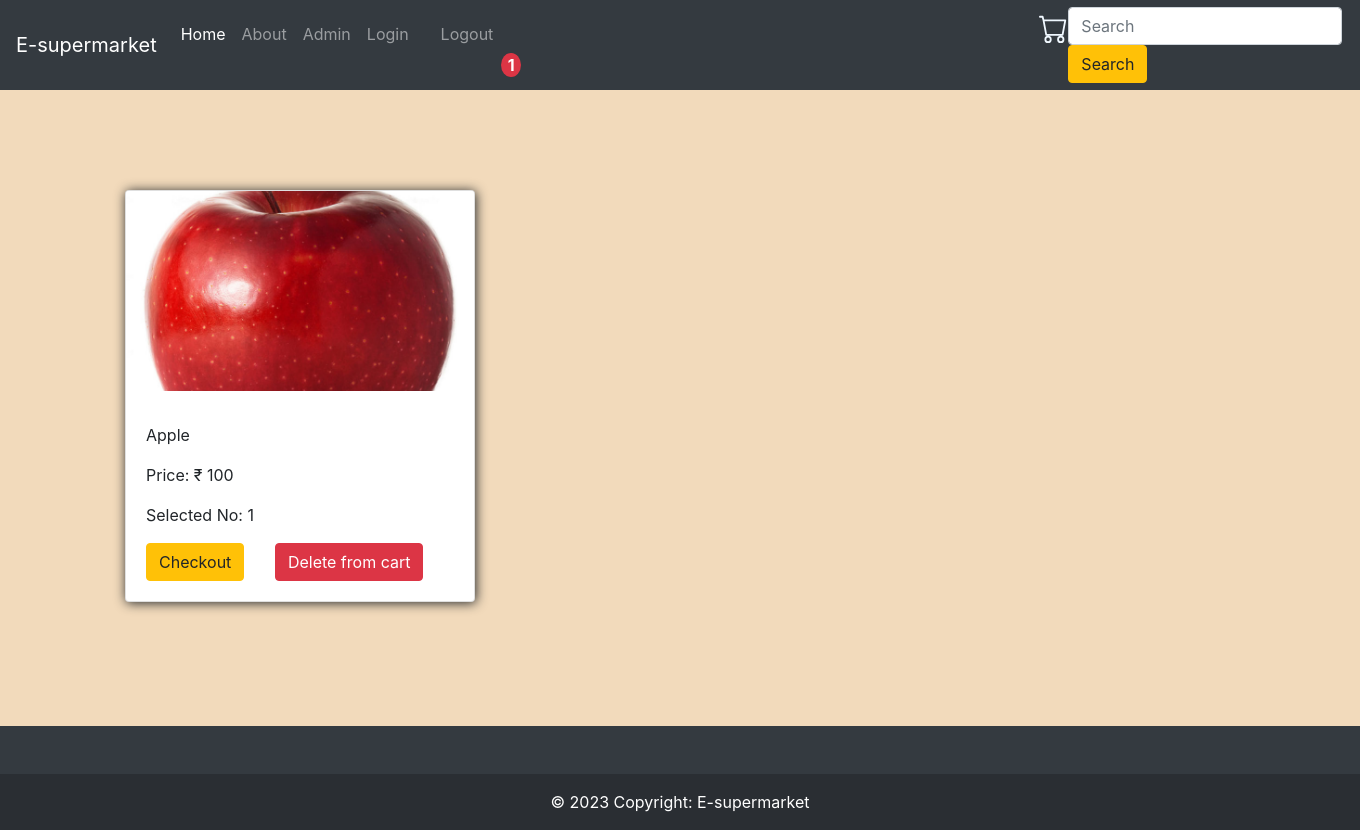
/viewUsercart (signed in), run on the app's committed database.
### app/models.py (models this page shows, shortened)
class Cart(models.Model):
    user = models.ForeignKey(User,on_delete=models.CASCADE)
    product = models.ForeignKey(Products,on_delete=models.CASCADE)
    no = models.IntegerField()
    new_price = models.IntegerField(default=0)

class Products(models.Model):
    product_name=models.CharField(max_length=50)
    photo=models.ImageField(upload_to='./static/images')
    details = models.TextField(max_length=500)
    stock = models.IntegerField()
    cat = models.ForeignKey(Category,on_delete=models.CASCADE)
    price=models.CharField(max_length=50)

### app/views.py (the view)
# urls.py: path('viewUsercart',views.viewUsercart,name='viewUsercart'),
def viewUsercart(request):
   if request.user.is_authenticated:
           user_id = request.user.id
           user = User.objects.get(id=user_id)
           cart_user = Cart.objects.filter(user=user)
           i = 0
           for data in cart_user:
                i+=1
   else:
         i = 0
   user_id = request.user.id
   user = User.objects.get(id=user_id)
   cart_user = Cart.objects.filter(user=user)
   return render(request,"viewUsercart.html",{"pro_c":cart_user,"cart":i})

### app/templates/viewUsercart.html (shortened to what this page needs)
{% extends 'index.html'%}
{% block bal %}
<div class="container">
    <div style="margin-block: 100px;"  class="row">
    {% for data in pro_c %}
    <div class="col-md-4">
        <div class="card mb-4 box-shadow"  style="
        box-shadow: 1px 1px 12px 0px;
    ">
          <img class="card-img-top" src="/{{data.product.photo}}" alt="Product Image">
          <div class="card-body">
            <p class="card-text">{{data.product.product_name}}</p>
            <p class="card-text">Price: ₹ {{data.new_price}}</p>
            <p class="card-text">Selected No: {{data.no}}</p>
            <div class="d-flex justify-content-between align-items-center">
              <a href="/checkOutPage/{{data.id}}" ><button type="button" class="btn btn-warning">Checkout</button></a>
              <a href="/deletefromcart/{{data.id}}" ><button onclick="delete__()" type="button" class="btn btn-danger">Delete from cart</button></a>
            </div>
          </div>
        </div>
      </div>
    {% endfor %}
    {% endblock bal %}

### app/templates/viewUsercart.html (style rules this page uses)
.card-img-top { object-fit: cover; height: 200px; }

### data on the page
Cart: product.photo (picture), product.product_name "Apple", new_price "100", no "1"

### other printed values
{{ cart }} "1"
